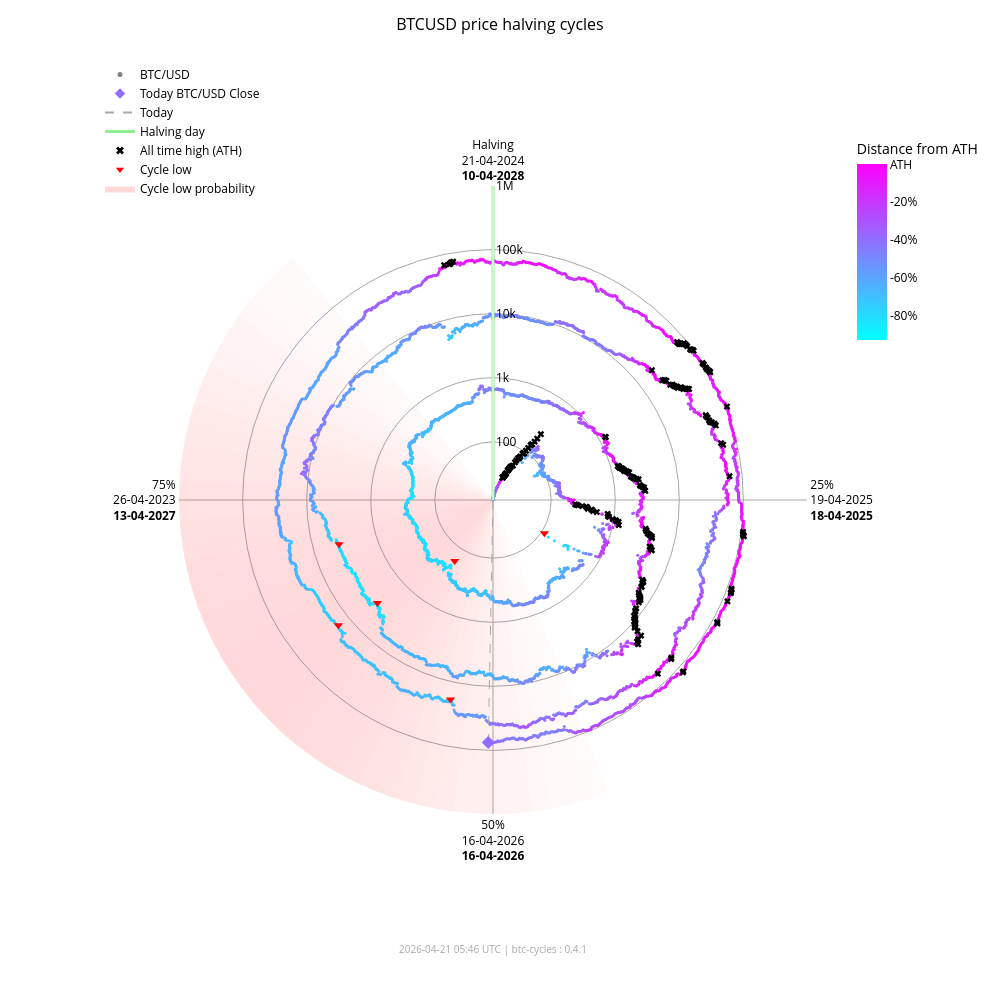

The code cell stored with this chart in its notebook:
### Markdown cell above
### Interactive chart (plotly)

### Code cell
fig_interactive = btc.plot(
    kind="interactive",
    from_date="2012-11-28",
)
# plotly config for interactivity
config = {"scrollZoom": True, "displayModeBar": True}
# display in notebook
fig_interactive.show(config=config)

### Figure 1 — Plotly figure (JSON) as saved in the notebook; plotly's stock layout.template omitted (floating-point values rounded to 4 significant figures; data arrays with more than 128 entries replaced by an {"elided": "..."} marker saying what was removed)
{"data": [{"fill": "toself", "fillcolor": "rgba(255,0,0,0.017168280509461755)", "hoverinfo": "skip", "line": {"width": 0}, "mode": "lines", "r": [12.35, 1000000, 1000000, 12.35, 12.35], "showlegend": false, "theta": [158.4, 158.4, 162.0, 162.0, 158.4], "type": "scatterpolar"}, {"fill": "toself", "fillcolor": "rgba(255,0,0,0.022114794501891175)", "hoverinfo": "skip", "line": {"width": 0}, "mode": "lines", "r": [12.35, 1000000, 1000000, 12.35, 12.35], "showlegend": false, "theta": [162.0, 162.0, 165.6, 165.6, 162.0], "type": "scatterpolar"}, {"fill": "toself", "fillcolor": "rgba(255,0,0,0.02790404259511669)", "hoverinfo": "skip", "line": {"width": 0}, "mode": "lines", "r": [12.35, 1000000, 1000000, 12.35, 12.35], "showlegend": false, "theta": [165.6, 165.6, 169.2, 169.2, 165.6], "type": "scatterpolar"}, {"fill": "toself", "fillcolor": "rgba(255,0,0,0.034518294852420334)", "hoverinfo": "skip", "line": {"width": 0}, "mode": "lines", "r": [12.35, 1000000, 1000000, 12.35, 12.35], "showlegend": false, "theta": [169.2, 169.2, 172.8, 172.8, 169.2], "type": "scatterpolar"}, {"fill": "toself", "fillcolor": "rgba(255,0,0,0.041901979682821514)", "hoverinfo": "skip", "line": {"width": 0}, "mode": "lines", "r": [12.35, 1000000, 1000000, 12.35, 12.35], "showlegend": false, "theta": [172.8, 172.8, 176.4, 176.4, 172.8], "type": "scatterpolar"}, {"fill": "toself", "fillcolor": "rgba(255,0,0,0.04996405861294358)", "hoverinfo": "skip", "line": {"width": 0}, "mode": "lines", "r": [12.35, 1000000, 1000000, 12.35, 12.35], "showlegend": false, "theta": [176.4, 176.4, 180.0, 180.0, 176.4], "type": "scatterpolar"}, {"fill": "toself", "fillcolor": "rgba(255,0,0,0.05858349692240514)", "hoverinfo": "skip", "line": {"width": 0}, "mode": "lines", "r": [12.35, 1000000, 1000000, 12.35, 12.35], "showlegend": false, "theta": [180.0, 180.0, 183.6, 183.6, 180.0], "type": "scatterpolar"}, {"fill": "toself", "fillcolor": "rgba(255,0,0,0.06761662035375064)", "hoverinfo": "skip", "line": {"width": 0}, "mode": "lines", "r": [12.35, 1000000, 1000000, 12.35, 12.35], "showlegend": false, "theta": [183.6, 183.6, 187.2, 187.2, 183.6], "type": "scatterpolar"}, {"fill": "toself", "fillcolor": "rgba(255,0,0,0.07690481219944661)", "hoverinfo": "skip", "line": {"width": 0}, "mode": "lines", "r": [12.35, 1000000, 1000000, 12.35, 12.35], "showlegend": false, "theta": [187.2, 187.2, 190.8, 190.8, 187.2], "type": "scatterpolar"}, {"fill": "toself", "fillcolor": "rgba(255,0,0,0.08628112000611096)", "hoverinfo": "skip", "line": {"width": 0}, "mode": "lines", "r": [12.35, 1000000, 1000000, 12.35, 12.35], "showlegend": false, "theta": [190.8, 190.8, 194.4, 194.4, 190.8], "type": "scatterpolar"}, {"fill": "toself", "fillcolor": "rgba(255,0,0,0.09557490841018089)", "hoverinfo": "skip", "line": {"width": 0}, "mode": "lines", "r": [12.35, 1000000, 1000000, 12.35, 12.35], "showlegend": false, "theta": [194.4, 194.4, 198.0, 198.0, 194.4], "type": "scatterpolar"}, {"fill": "toself", "fillcolor": "rgba(255,0,0,0.10461455782963762)", "hoverinfo": "skip", "line": {"width": 0}, "mode": "lines", "r": [12.35, 1000000, 1000000, 12.35, 12.35], "showlegend": false, "theta": [198.0, 198.0, 201.6, 201.6, 198.0], "type": "scatterpolar"}, {"fill": "toself", "fillcolor": "rgba(255,0,0,0.11322908719652829)", "hoverinfo": "skip", "line": {"width": 0}, "mode": "lines", "r": [12.35, 1000000, 1000000, 12.35, 12.35], "showlegend": false, "theta": [201.6, 201.6, 205.2, 205.2, 201.6], "type": "scatterpolar"}, {"fill": "toself", "fillcolor": "rgba(255,0,0,0.12125015337052986)", "hoverinfo": "skip", "line": {"width": 0}, "mode": "lines", "r": [12.35, 1000000, 1000000, 12.35, 12.35], "showlegend": false, "theta": [205.2, 205.2, 208.8, 208.8, 205.2], "type": "scatterpolar"}, {"fill": "toself", "fillcolor": "rgba(255,0,0,0.12851590515331976)", "hoverinfo": "skip", "line": {"width": 0}, "mode": "lines", "r": [12.35, 1000000, 1000000, 12.35, 12.35], "showlegend": false, "theta": [208.8, 208.8, 212.4, 212.4, 208.8], "type": "scatterpolar"}, {"fill": "toself", "fillcolor": "rgba(255,0,0,0.13487757461161184)", "hoverinfo": "skip", "line": {"width": 0}, "mode": "lines", "r": [12.35, 1000000, 1000000, 12.35, 12.35], "showlegend": false, "theta": [212.4, 212.4, 216.0, 216.0, 212.4], "type": "scatterpolar"}, {"fill": "toself", "fillcolor": "rgba(255,0,0,0.14020862181849592)", "hoverinfo": "skip", "line": {"width": 0}, "mode": "lines", "r": [12.35, 1000000, 1000000, 12.35, 12.35], "showlegend": false, "theta": [216.0, 216.0, 219.6, 219.6, 216.0], "type": "scatterpolar"}, {"fill": "toself", "fillcolor": "rgba(255,0,0,0.14441504950654527)", "hoverinfo": "skip", "line": {"width": 0}, "mode": "lines", "r": [12.35, 1000000, 1000000, 12.35, 12.35], "showlegend": false, "theta": [219.6, 219.6, 223.2, 223.2, 219.6], "type": "scatterpolar"}, {"fill": "toself", "fillcolor": "rgba(255,0,0,0.14744459351271713)", "hoverinfo": "skip", "line": {"width": 0}, "mode": "lines", "r": [12.35, 1000000, 1000000, 12.35, 12.35], "showlegend": false, "theta": [223.2, 223.2, 226.8, 226.8, 223.2], "type": "scatterpolar"}, {"fill": "toself", "fillcolor": "rgba(255,0,0,0.14929223192296423)", "hoverinfo": "skip", "line": {"width": 0}, "mode": "lines", "r": [12.35, 1000000, 1000000, 12.35, 12.35], "showlegend": false, "theta": [226.8, 226.8, 230.4, 230.4, 226.8], "type": "scatterpolar"}, {"fill": "toself", "fillcolor": "rgba(255,0,0,0.15)", "hoverinfo": "skip", "line": {"width": 0}, "mode": "lines", "r": [12.35, 1000000, 1000000, 12.35, 12.35], "showlegend": false, "theta": [230.4, 230.4, 234.0, 234.0, 230.4], "type": "scatterpolar"}, {"fill": "toself", "fillcolor": "rgba(255,0,0,0.14965033825231114)", "hoverinfo": "skip", "line": {"width": 0}, "mode": "lines", "r": [12.35, 1000000, 1000000, 12.35, 12.35], "showlegend": false, "theta": [234.0, 234.0, 237.6, 237.6, 234.0], "type": "scatterpolar"}, {"fill": "toself", "fillcolor": "rgba(255,0,0,0.14835378057909807)", "hoverinfo": "skip", "line": {"width": 0}, "mode": "lines", "r": [12.35, 1000000, 1000000, 12.35, 12.35], "showlegend": false, "theta": [237.6, 237.6, 241.2, 241.2, 237.6], "type": "scatterpolar"}, {"fill": "toself", "fillcolor": "rgba(255,0,0,0.14623322283554635)", "hoverinfo": "skip", "line": {"width": 0}, "mode": "lines", "r": [12.35, 1000000, 1000000, 12.35, 12.35], "showlegend": false, "theta": [241.2, 241.2, 244.8, 244.8, 241.2], "type": "scatterpolar"}, {"fill": "toself", "fillcolor": "rgba(255,0,0,0.1434078538226231)", "hoverinfo": "skip", "line": {"width": 0}, "mode": "lines", "r": [12.35, 1000000, 1000000, 12.35, 12.35], "showlegend": false, "theta": [244.8, 244.8, 248.4, 248.4, 244.8], "type": "scatterpolar"}, {"fill": "toself", "fillcolor": "rgba(255,0,0,0.13997983179373427)", "hoverinfo": "skip", "line": {"width": 0}, "mode": "lines", "r": [12.35, 1000000, 1000000, 12.35, 12.35], "showlegend": false, "theta": [248.4, 248.4, 252.0, 252.0, 248.4], "type": "scatterpolar"}, {"fill": "toself", "fillcolor": "rgba(255,0,0,0.13602598258454268)", "hoverinfo": "skip", "line": {"width": 0}, "mode": "lines", "r": [12.35, 1000000, 1000000, 12.35, 12.35], "showlegend": false, "theta": [252.0, 252.0, 255.6, 255.6, 252.0], "type": "scatterpolar"}, {"fill": "toself", "fillcolor": "rgba(255,0,0,0.13159547355344953)", "hoverinfo": "skip", "line": {"width": 0}, "mode": "lines", "r": [12.35, 1000000, 1000000, 12.35, 12.35], "showlegend": false, "theta": [255.6, 255.6, 259.2, 259.2, 255.6], "type": "scatterpolar"}, {"fill": "toself", "fillcolor": "rgba(255,0,0,0.12671301775492697)", "hoverinfo": "skip", "line": {"width": 0}, "mode": "lines", "r": [12.35, 1000000, 1000000, 12.35, 12.35], "showlegend": false, "theta": [259.2, 259.2, 262.8, 262.8, 259.2], "type": "scatterpolar"}, {"fill": "toself", "fillcolor": "rgba(255,0,0,0.12138610149219965)", "hoverinfo": "skip", "line": {"width": 0}, "mode": "lines", "r": [12.35, 1000000, 1000000, 12.35, 12.35], "showlegend": false, "theta": [262.8, 262.8, 266.4, 266.4, 262.8], "type": "scatterpolar"}, {"fill": "toself", "fillcolor": "rgba(255,0,0,0.1156142551644921)", "hoverinfo": "skip", "line": {"width": 0}, "mode": "lines", "r": [12.35, 1000000, 1000000, 12.35, 12.35], "showlegend": false, "theta": [266.4, 266.4, 270.0, 270.0, 266.4], "type": "scatterpolar"}, {"fill": "toself", "fillcolor": "rgba(255,0,0,0.10939851441251548)", "hoverinfo": "skip", "line": {"width": 0}, "mode": "lines", "r": [12.35, 1000000, 1000000, 12.35, 12.35], "showlegend": false, "theta": [270.0, 270.0, 273.6, 273.6, 270.0], "type": "scatterpolar"}, {"fill": "toself", "fillcolor": "rgba(255,0,0,0.10274974912946185)", "hoverinfo": "skip", "line": {"width": 0}, "mode": "lines", "r": [12.35, 1000000, 1000000, 12.35, 12.35], "showlegend": false, "theta": [273.6, 273.6, 277.2, 277.2, 273.6], "type": "scatterpolar"}, {"fill": "toself", "fillcolor": "rgba(255,0,0,0.09569517349791425)", "hoverinfo": "skip", "line": {"width": 0}, "mode": "lines", "r": [12.35, 1000000, 1000000, 12.35, 12.35], "showlegend": false, "theta": [277.2, 277.2, 280.8, 280.8, 277.2], "type": "scatterpolar"}, {"fill": "toself", "fillcolor": "rgba(255,0,0,0.08828282625646727)", "hoverinfo": "skip", "line": {"width": 0}, "mode": "lines", "r": [12.35, 1000000, 1000000, 12.35, 12.35], "showlegend": false, "theta": [280.8, 280.8, 284.4, 284.4, 280.8], "type": "scatterpolar"}, {"fill": "toself", "fillcolor": "rgba(255,0,0,0.08058400018765345)", "hoverinfo": "skip", "line": {"width": 0}, "mode": "lines", "r": [12.35, 1000000, 1000000, 12.35, 12.35], "showlegend": false, "theta": [284.4, 284.4, 288.0, 288.0, 284.4], "type": "scatterpolar"}, {"fill": "toself", "fillcolor": "rgba(255,0,0,0.07269354608292704)", "hoverinfo": "skip", "line": {"width": 0}, "mode": "lines", "r": [12.35, 1000000, 1000000, 12.35, 12.35], "showlegend": false, "theta": [288.0, 288.0, 291.6, 291.6, 288.0], "type": "scatterpolar"}, {"fill": "toself", "fillcolor": "rgba(255,0,0,0.06472784449068783)", "hoverinfo": "skip", "line": {"width": 0}, "mode": "lines", "r": [12.35, 1000000, 1000000, 12.35, 12.35], "showlegend": false, "theta": [291.6, 291.6, 295.2, 295.2, 291.6], "type": "scatterpolar"}, {"fill": "toself", "fillcolor": "rgba(255,0,0,0.05682021976743955)", "hoverinfo": "skip", "line": {"width": 0}, "mode": "lines", "r": [12.35, 1000000, 1000000, 12.35, 12.35], "showlegend": false, "theta": [295.2, 295.2, 298.8, 298.8, 295.2], "type": "scatterpolar"}, {"fill": "toself", "fillcolor": "rgba(255,0,0,0.04911378436707333)", "hoverinfo": "skip", "line": {"width": 0}, "mode": "lines", "r": [12.35, 1000000, 1000000, 12.35, 12.35], "showlegend": false, "theta": [298.8, 298.8, 302.4, 302.4, 298.8], "type": "scatterpolar"}, {"fill": "toself", "fillcolor": "rgba(255,0,0,0.04175213714896469)", "hoverinfo": "skip", "line": {"width": 0}, "mode": "lines", "r": [12.35, 1000000, 1000000, 12.35, 12.35], "showlegend": false, "theta": [302.4, 302.4, 306.0, 306.0, 302.4], "type": "scatterpolar"}, {"fill": "toself", "fillcolor": "rgba(255,0,0,0.034868865657538876)", "hoverinfo": "skip", "line": {"width": 0}, "mode": "lines", "r": [12.35, 1000000, 1000000, 12.35, 12.35], "showlegend": false, "theta": [306.0, 306.0, 309.6, 309.6, 306.0], "type": "scatterpolar"}, {"fill": "toself", "fillcolor": "rgba(255,0,0,0.02857722515334582)", "hoverinfo": "skip", "line": {"width": 0}, "mode": "lines", "r": [12.35, 1000000, 1000000, 12.35, 12.35], "showlegend": false, "theta": [309.6, 309.6, 313.2, 313.2, 309.6], "type": "scatterpolar"}, {"fill": "toself", "fillcolor": "rgba(255,0,0,0.022961515313555197)", "hoverinfo": "skip", "line": {"width": 0}, "mode": "lines", "r": [12.35, 1000000, 1000000, 12.35, 12.35], "showlegend": false, "theta": [313.2, 313.2, 316.8, 316.8, 313.2], "type": "scatterpolar"}, {"fill": "toself", "fillcolor": "rgba(255,0,0,0.01807146942917362)", "hoverinfo": "skip", "line": {"width": 0}, "mode": "lines", "r": [12.35, 1000000, 1000000, 12.35, 12.35], "showlegend": false, "theta": [316.8, 316.8, 320.4, 320.4, 316.8], "type": "scatterpolar"}, {"hoverinfo": "text", "marker": {"color": {"elided": "4893 str values"}, "size": 3}, "mode": "markers", "r": {"elided": "4893 float values"}, "showlegend": false, "text": {"elided": "4893 str values"}, "theta": {"elided": "4893 float values"}, "type": "scatterpolar"}, {"hoverinfo": "skip", "line": {"color": "lightgreen", "width": 3}, "mode": "lines", "r": [12.35, 1000000], "showlegend": false, "theta": [0, 0], "type": "scatterpolar"}, {"hoverinfo": "skip", "line": {"color": "darkgrey", "dash": "dash", "width": 1}, "mode": "lines", "r": [12.35, 75840.0], "showlegend": false, "theta": [181.1, 181.1], "type": "scatterpolar"}, {"hoverinfo": "text", "marker": {"color": "#946bff", "size": 10, "symbol": "diamond"}, "mode": "markers", "r": [75840.0], "showlegend": false, "text": ["Today<br>Date: 2026-04-21<br>Price: $75,838.01"], "theta": [181.1], "type": "scatterpolar"}, {"hoverinfo": "text", "marker": {"color": "black", "size": 6, "symbol": "x"}, "mode": "markers", "r": {"elided": "195 float values"}, "showlegend": false, "text": {"elided": "195 str values"}, "theta": {"elided": "195 float values"}, "type": "scatterpolar"}, {"hoverinfo": "text", "marker": {"color": "red", "size": 8, "symbol": "triangle-down"}, "mode": "markers", "r": [111.6, 164.9, 3233.0, 3925.0, 18950.0, 15760.0], "showlegend": false, "text": ["Cycle Low<br>Date: 2014-02-21<br>Price: $111.56<br>ATH distance: -91.0%", "Cycle Low<br>Date: 2015-01-14<br>Price: $164.92<br>ATH distance: -86.7%", "Cycle Low<br>Date: 2018-12-15<br>Price: $3,232.51<br>ATH distance: -83.3%", "Cycle Low<br>Date: 2019-03-25<br>Price: $3,924.55<br>ATH distance: -79.7%", "Cycle Low<br>Date: 2022-06-18<br>Price: $18,954.25<br>ATH distance: -71.9%", "Cycle Low<br>Date: 2022-11-21<br>Price: $15,760.19<br>ATH distance: -76.7%"], "theta": [122.8, 212.1, 228.3, 254.0, 192.0, 231.0], "type": "scatterpolar"}, {"marker": {"color": "grey", "size": 5}, "mode": "markers", "name": "BTC/USD", "r": [null], "theta": [null], "type": "scatterpolar"}, {"marker": {"color": "#946bff", "size": 8, "symbol": "diamond"}, "mode": "markers", "name": "Today BTC/USD Close", "r": [null], "theta": [null], "type": "scatterpolar"}, {"line": {"color": "darkgrey", "dash": "dash"}, "mode": "lines", "name": "Today", "r": [null], "theta": [null], "type": "scatterpolar"}, {"line": {"color": "lightgreen", "width": 3}, "mode": "lines", "name": "Halving day", "r": [null], "theta": [null], "type": "scatterpolar"}, {"marker": {"color": "black", "size": 7, "symbol": "x"}, "mode": "markers", "name": "All time high (ATH)", "r": [null], "theta": [null], "type": "scatterpolar"}, {"marker": {"color": "red", "size": 7, "symbol": "triangle-down"}, "mode": "markers", "name": "Cycle low", "r": [null], "theta": [null], "type": "scatterpolar"}, {"fill": "toself", "fillcolor": "rgba(255,0,0,0.15)", "line": {"width": 0}, "mode": "lines", "name": "Cycle low probability", "r": [null], "theta": [null], "type": "scatterpolar"}, {"hoverinfo": "skip", "marker": {"cmax": 0, "cmin": -0.9307, "color": [0], "colorbar": {"len": 0.25, "ticktext": ["ATH", "-20%", "-40%", "-60%", "-80%", "-100%"], "tickvals": [0, -0.2, -0.4, -0.6, -0.8, -1.0], "title": {"text": "Distance from ATH"}, "x": 0.95, "y": 0.92, "yanchor": "top"}, "colorscale": {"elided": "256x2 mixed values"}, "showscale": true, "size": 0}, "mode": "markers", "r": [null], "showlegend": false, "theta": [null], "type": "scatterpolar"}], "layout": {"annotations": [{"font": {"color": "darkgrey", "size": 10}, "showarrow": false, "text": "2026-04-21 05:46 UTC | btc-cycles : 0.4.1", "x": 0.5, "xref": "paper", "y": -0.02, "yref": "paper"}], "font": {"color": "black"}, "height": 1000, "legend": {"bgcolor": "rgba(0,0,0,0)", "font": {"color": "black"}, "x": 0.0, "y": 1.0}, "margin": {"b": 60, "l": 100, "r": 80, "t": 60}, "paper_bgcolor": "white", "plot_bgcolor": "white", "polar": {"angularaxis": {"color": "black", "direction": "clockwise", "gridcolor": "darkgrey", "rotation": 90, "ticktext": ["Halving<br>21-04-2024<br><b>10-04-2028</b>", "25%<br>19-04-2025<br><b>18-04-2025</b>", "50%<br>16-04-2026<br><b>16-04-2026</b>", "75%<br>26-04-2023<br><b>13-04-2027</b>"], "tickvals": [0, 90, 180, 270]}, "bgcolor": "white", "domain": {"x": [0.1, 0.9], "y": [0.05, 0.95]}, "radialaxis": {"angle": 90, "color": "black", "gridcolor": "darkgrey", "range": [1.092, 6.0], "tickangle": 90, "ticktext": ["100", "1k", "10k", "100k", "1M"], "tickvals": [100, 1000, 10000, 100000, 1000000], "type": "log"}}, "title": {"font": {"color": "black", "size": 16}, "text": "BTCUSD price halving cycles", "x": 0.5}, "width": 1000}}
